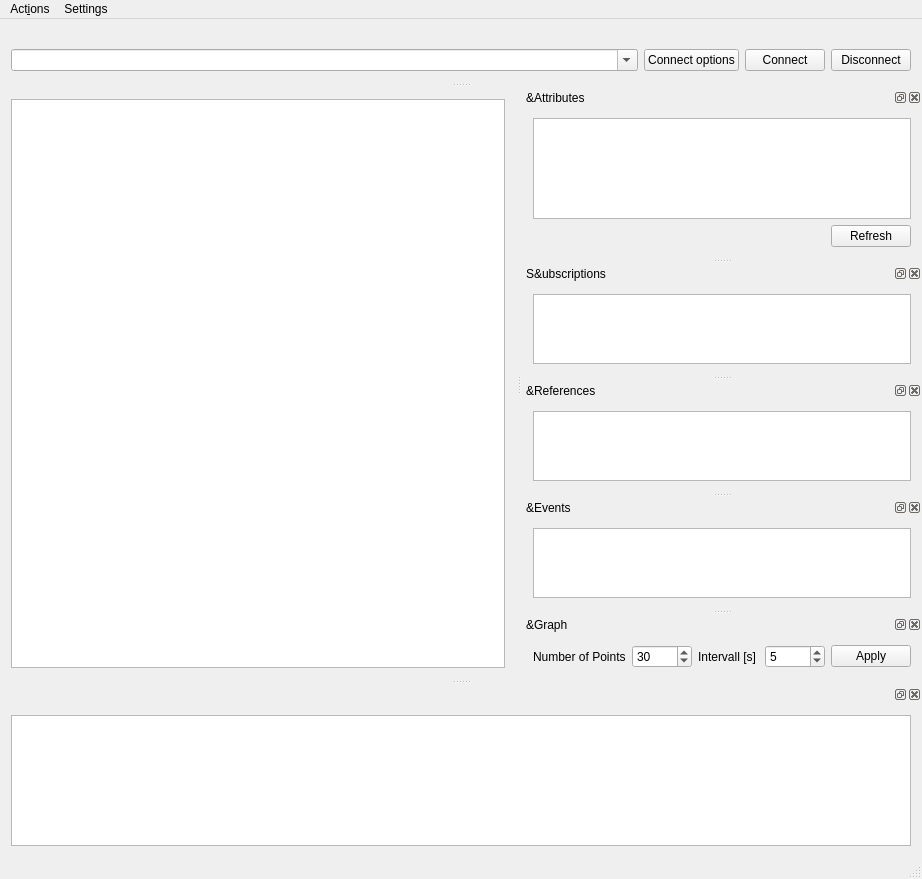
<?xml version="1.0" encoding="UTF-8"?>
<ui version="4.0">
 <class>MainWindow</class>
 <widget class="QMainWindow" name="MainWindow">
  <property name="geometry">
   <rect>
    <x>0</x>
    <y>0</y>
    <width>922</width>
    <height>879</height>
   </rect>
  </property>
  <property name="windowTitle">
   <string>FreeOpcUa Client</string>
  </property>
  <property name="windowIcon">
   <iconset>
    <normaloff>../network.svg</normaloff>../network.svg</iconset>
  </property>
  <widget class="QWidget" name="centralWidget">
   <layout class="QGridLayout" name="gridLayout_2">
    <item row="0" column="0">
     <widget class="QSplitter" name="splitter">
      <property name="sizePolicy">
       <sizepolicy hsizetype="Preferred" vsizetype="Preferred">
        <horstretch>0</horstretch>
        <verstretch>0</verstretch>
       </sizepolicy>
      </property>
      <property name="orientation">
       <enum>Qt::Horizontal</enum>
      </property>
      <widget class="QTreeView" name="treeView">
       <property name="sizePolicy">
        <sizepolicy hsizetype="Fixed" vsizetype="Expanding">
         <horstretch>0</horstretch>
         <verstretch>0</verstretch>
        </sizepolicy>
       </property>
       <property name="focusPolicy">
        <enum>Qt::StrongFocus</enum>
       </property>
       <property name="contextMenuPolicy">
        <enum>Qt::ActionsContextMenu</enum>
       </property>
       <property name="editTriggers">
        <set>QAbstractItemView::NoEditTriggers</set>
       </property>
       <property name="dragEnabled">
        <bool>true</bool>
       </property>
       <property name="dragDropMode">
        <enum>QAbstractItemView::DragOnly</enum>
       </property>
      </widget>
     </widget>
    </item>
   </layout>
  </widget>
  <widget class="QMenuBar" name="menuBar">
   <property name="geometry">
    <rect>
     <x>0</x>
     <y>0</y>
     <width>922</width>
     <height>24</height>
    </rect>
   </property>
   <widget class="QMenu" name="menuOPC_UA_Client">
    <property name="title">
     <string>Act&amp;ions</string>
    </property>
    <addaction name="actionConnect"/>
    <addaction name="actionDisconnect"/>
    <addaction name="actionCopyPath"/>
    <addaction name="actionCopyNodeId"/>
    <addaction name="actionSubscribeDataChange"/>
    <addaction name="actionUnsubscribeDataChange"/>
    <addaction name="actionSubscribeEvent"/>
    <addaction name="actionUnsubscribeEvents"/>
   </widget>
   <widget class="QMenu" name="menuSettings">
    <property name="title">
     <string>Settings</string>
    </property>
    <addaction name="actionDark_Mode"/>
    <addaction name="actionClient_Application_Certificate"/>
    <addaction name="actionSetupDuckDBLogging"/>
   </widget>
   <addaction name="menuOPC_UA_Client"/>
   <addaction name="menuSettings"/>
  </widget>
  <widget class="QStatusBar" name="statusBar"/>
  <widget class="QDockWidget" name="attrDockWidget">
   <property name="sizePolicy">
    <sizepolicy hsizetype="Expanding" vsizetype="Preferred">
     <horstretch>0</horstretch>
     <verstretch>0</verstretch>
    </sizepolicy>
   </property>
   <property name="minimumSize">
    <size>
     <width>400</width>
     <height>170</height>
    </size>
   </property>
   <property name="windowTitle">
    <string>&amp;Attributes</string>
   </property>
   <attribute name="dockWidgetArea">
    <number>2</number>
   </attribute>
   <widget class="QWidget" name="dockWidgetContents">
    <property name="sizePolicy">
     <sizepolicy hsizetype="Expanding" vsizetype="Preferred">
      <horstretch>0</horstretch>
      <verstretch>0</verstretch>
     </sizepolicy>
    </property>
    <property name="minimumSize">
     <size>
      <width>100</width>
      <height>0</height>
     </size>
    </property>
    <layout class="QGridLayout" name="gridLayout_4">
     <item row="0" column="0" colspan="2">
      <widget class="QTreeView" name="attrView">
       <property name="focusPolicy">
        <enum>Qt::StrongFocus</enum>
       </property>
       <property name="sizeAdjustPolicy">
        <enum>QAbstractScrollArea::AdjustToContents</enum>
       </property>
       <property name="editTriggers">
        <set>QAbstractItemView::AllEditTriggers</set>
       </property>
       <property name="showDropIndicator" stdset="0">
        <bool>false</bool>
       </property>
       <property name="textElideMode">
        <enum>Qt::ElideNone</enum>
       </property>
       <property name="autoExpandDelay">
        <number>-1</number>
       </property>
       <property name="indentation">
        <number>18</number>
       </property>
       <property name="sortingEnabled">
        <bool>true</bool>
       </property>
       <property name="wordWrap">
        <bool>true</bool>
       </property>
      </widget>
     </item>
     <item row="1" column="0">
      <spacer name="horizontalSpacer">
       <property name="orientation">
        <enum>Qt::Horizontal</enum>
       </property>
       <property name="sizeHint" stdset="0">
        <size>
         <width>40</width>
         <height>20</height>
        </size>
       </property>
      </spacer>
     </item>
     <item row="1" column="1">
      <widget class="QPushButton" name="attrRefreshButton">
       <property name="text">
        <string>Refresh</string>
       </property>
      </widget>
     </item>
    </layout>
   </widget>
  </widget>
  <widget class="QDockWidget" name="addrDockWidget">
   <property name="sizePolicy">
    <sizepolicy hsizetype="Preferred" vsizetype="Minimum">
     <horstretch>0</horstretch>
     <verstretch>0</verstretch>
    </sizepolicy>
   </property>
   <property name="features">
    <set>QDockWidget::NoDockWidgetFeatures</set>
   </property>
   <property name="allowedAreas">
    <set>Qt::TopDockWidgetArea</set>
   </property>
   <attribute name="dockWidgetArea">
    <number>4</number>
   </attribute>
   <widget class="QWidget" name="dockWidgetContents_2">
    <property name="sizePolicy">
     <sizepolicy hsizetype="Expanding" vsizetype="Preferred">
      <horstretch>0</horstretch>
      <verstretch>0</verstretch>
     </sizepolicy>
    </property>
    <layout class="QGridLayout" name="gridLayout">
     <item row="1" column="4">
      <widget class="QPushButton" name="connectButton">
       <property name="focusPolicy">
        <enum>Qt::StrongFocus</enum>
       </property>
       <property name="text">
        <string>Connect</string>
       </property>
      </widget>
     </item>
     <item row="1" column="5">
      <widget class="QPushButton" name="disconnectButton">
       <property name="focusPolicy">
        <enum>Qt::StrongFocus</enum>
       </property>
       <property name="text">
        <string>Disconnect</string>
       </property>
      </widget>
     </item>
     <item row="1" column="2">
      <widget class="QComboBox" name="addrComboBox">
       <property name="sizePolicy">
        <sizepolicy hsizetype="Expanding" vsizetype="Fixed">
         <horstretch>0</horstretch>
         <verstretch>0</verstretch>
        </sizepolicy>
       </property>
       <property name="editable">
        <bool>true</bool>
       </property>
       <property name="insertPolicy">
        <enum>QComboBox::InsertAtTop</enum>
       </property>
      </widget>
     </item>
     <item row="1" column="3">
      <widget class="QPushButton" name="connectOptionButton">
       <property name="focusPolicy">
        <enum>Qt::StrongFocus</enum>
       </property>
       <property name="text">
        <string>Connect options</string>
       </property>
      </widget>
     </item>
    </layout>
   </widget>
  </widget>
  <widget class="QDockWidget" name="subDockWidget">
   <property name="sizePolicy">
    <sizepolicy hsizetype="Expanding" vsizetype="Preferred">
     <horstretch>0</horstretch>
     <verstretch>0</verstretch>
    </sizepolicy>
   </property>
   <property name="windowTitle">
    <string>S&amp;ubscriptions</string>
   </property>
   <attribute name="dockWidgetArea">
    <number>2</number>
   </attribute>
   <widget class="QWidget" name="dockWidgetContents_3">
    <property name="sizePolicy">
     <sizepolicy hsizetype="Expanding" vsizetype="Preferred">
      <horstretch>0</horstretch>
      <verstretch>0</verstretch>
     </sizepolicy>
    </property>
    <layout class="QGridLayout" name="gridLayout_3">
     <item row="0" column="0">
      <widget class="QTableView" name="subView">
       <property name="focusPolicy">
        <enum>Qt::StrongFocus</enum>
       </property>
       <property name="acceptDrops">
        <bool>true</bool>
       </property>
       <property name="sizeAdjustPolicy">
        <enum>QAbstractScrollArea::AdjustToContents</enum>
       </property>
       <property name="editTriggers">
        <set>QAbstractItemView::NoEditTriggers</set>
       </property>
       <property name="tabKeyNavigation">
        <bool>false</bool>
       </property>
       <property name="dragDropOverwriteMode">
        <bool>false</bool>
       </property>
       <property name="dragDropMode">
        <enum>QAbstractItemView::DropOnly</enum>
       </property>
      </widget>
     </item>
    </layout>
   </widget>
  </widget>
  <widget class="QDockWidget" name="refDockWidget">
   <property name="sizePolicy">
    <sizepolicy hsizetype="Expanding" vsizetype="Preferred">
     <horstretch>0</horstretch>
     <verstretch>0</verstretch>
    </sizepolicy>
   </property>
   <property name="windowTitle">
    <string>&amp;References</string>
   </property>
   <attribute name="dockWidgetArea">
    <number>2</number>
   </attribute>
   <widget class="QWidget" name="dockWidgetContents_4">
    <property name="sizePolicy">
     <sizepolicy hsizetype="Expanding" vsizetype="Preferred">
      <horstretch>0</horstretch>
      <verstretch>0</verstretch>
     </sizepolicy>
    </property>
    <layout class="QVBoxLayout" name="verticalLayout_2">
     <item>
      <widget class="QTableView" name="refView">
       <property name="focusPolicy">
        <enum>Qt::StrongFocus</enum>
       </property>
       <property name="editTriggers">
        <set>QAbstractItemView::NoEditTriggers</set>
       </property>
       <property name="tabKeyNavigation">
        <bool>false</bool>
       </property>
      </widget>
     </item>
    </layout>
   </widget>
  </widget>
  <widget class="QDockWidget" name="evDockWidget">
   <property name="sizePolicy">
    <sizepolicy hsizetype="Expanding" vsizetype="Preferred">
     <horstretch>0</horstretch>
     <verstretch>0</verstretch>
    </sizepolicy>
   </property>
   <property name="windowTitle">
    <string>&amp;Events</string>
   </property>
   <attribute name="dockWidgetArea">
    <number>2</number>
   </attribute>
   <widget class="QWidget" name="dockWidgetContents_5">
    <layout class="QGridLayout" name="gridLayout_5">
     <item row="0" column="0">
      <widget class="QListView" name="evView">
       <property name="focusPolicy">
        <enum>Qt::StrongFocus</enum>
       </property>
       <property name="acceptDrops">
        <bool>true</bool>
       </property>
       <property name="editTriggers">
        <set>QAbstractItemView::NoEditTriggers</set>
       </property>
       <property name="dragDropMode">
        <enum>QAbstractItemView::DropOnly</enum>
       </property>
      </widget>
     </item>
    </layout>
   </widget>
  </widget>
  <widget class="QDockWidget" name="logDockWidget_2">
   <attribute name="dockWidgetArea">
    <number>8</number>
   </attribute>
   <widget class="QWidget" name="dockWidgetContents_7">
    <layout class="QGridLayout" name="gridLayout_6">
     <item row="0" column="0">
      <widget class="QTextEdit" name="logTextEdit">
       <property name="focusPolicy">
        <enum>Qt::StrongFocus</enum>
       </property>
       <property name="tabChangesFocus">
        <bool>true</bool>
       </property>
       <property name="readOnly">
        <bool>false</bool>
       </property>
      </widget>
     </item>
    </layout>
   </widget>
  </widget>
  <widget class="QDockWidget" name="graphDockWidget">
   <property name="windowTitle">
    <string>&amp;Graph</string>
   </property>
   <attribute name="dockWidgetArea">
    <number>2</number>
   </attribute>
   <widget class="QWidget" name="dockWidgetContents_6">
    <layout class="QGridLayout" name="gridLayout_7">
     <item row="0" column="0">
      <layout class="QVBoxLayout" name="graphLayout">
       <item>
        <layout class="QHBoxLayout" name="horizontalLayout">
         <item>
          <widget class="QLabel" name="labelNumberOfPoints">
           <property name="text">
            <string>Number of Points</string>
           </property>
          </widget>
         </item>
         <item>
          <widget class="QSpinBox" name="spinBoxNumberOfPoints">
           <property name="minimum">
            <number>10</number>
           </property>
           <property name="maximum">
            <number>100</number>
           </property>
           <property name="value">
            <number>30</number>
           </property>
          </widget>
         </item>
         <item>
          <widget class="QLabel" name="labelIntervall">
           <property name="text">
            <string>Intervall [s]</string>
           </property>
          </widget>
         </item>
         <item>
          <widget class="QSpinBox" name="spinBoxIntervall">
           <property name="minimum">
            <number>1</number>
           </property>
           <property name="maximum">
            <number>3600</number>
           </property>
           <property name="value">
            <number>5</number>
           </property>
          </widget>
         </item>
         <item>
          <widget class="QPushButton" name="buttonApply">
           <property name="text">
            <string>Apply</string>
           </property>
          </widget>
         </item>
        </layout>
       </item>
      </layout>
     </item>
    </layout>
   </widget>
  </widget>
  <action name="actionConnect">
   <property name="text">
    <string>&amp;Connect</string>
   </property>
  </action>
  <action name="actionDisconnect">
   <property name="text">
    <string>&amp;Disconnect</string>
   </property>
   <property name="toolTip">
    <string>Disconnect from server</string>
   </property>
  </action>
  <action name="actionSetupDuckDBLogging">
 <property name="text">
  <string>Setup DuckDB Logging</string>
 </property>
 <property name="toolTip">
  <string>Configure DuckDB logging settings</string>
 </property>
</action>
  <action name="actionSubscribeDataChange">
   <property name="text">
    <string>&amp;Subscribe to data change</string>
   </property>
   <property name="toolTip">
    <string>Subscribe to data change from selected node</string>
   </property>
  </action>
  <action name="actionUnsubscribeDataChange">
   <property name="text">
    <string>&amp;Unsubscribe to DataChange</string>
   </property>
   <property name="toolTip">
    <string>Unsubscribe to DataChange for current node</string>
   </property>
  </action>
  <action name="actionSubscribeEvent">
   <property name="text">
    <string>Subscribe to &amp;events</string>
   </property>
   <property name="toolTip">
    <string>Subscribe to events from selected node</string>
   </property>
  </action>
  <action name="actionUnsubscribeEvents">
   <property name="text">
    <string>U&amp;nsubscribe to Events</string>
   </property>
   <property name="toolTip">
    <string>Unsubscribe to Events from current node</string>
   </property>
  </action>
  <action name="actionCopyPath">
   <property name="text">
    <string>Copy &amp;Path</string>
   </property>
   <property name="toolTip">
    <string>Copy path to node to clipboard</string>
   </property>
  </action>
  <action name="actionCopyNodeId">
   <property name="text">
    <string>C&amp;opy NodeId</string>
   </property>
   <property name="toolTip">
    <string>Copy NodeId to clipboard</string>
   </property>
  </action>
  <action name="actionAddToGraph">
   <property name="text">
    <string>Add to &amp;Graph</string>
   </property>
   <property name="toolTip">
    <string>Add this node to the graph</string>
   </property>
   <property name="shortcut">
    <string>Ctrl+G</string>
   </property>
  </action>
  <action name="actionRemoveFromGraph">
   <property name="text">
    <string>Remove from Graph</string>
   </property>
   <property name="toolTip">
    <string>Remove this node from the graph</string>
   </property>
   <property name="shortcut">
    <string>Ctrl+Shift+G</string>
   </property>
  </action>
  <action name="actionCall">
   <property name="text">
    <string>Call</string>
   </property>
   <property name="toolTip">
    <string>Call Ua Method</string>
   </property>
  </action>
  <action name="actionDark_Mode">
   <property name="checkable">
    <bool>true</bool>
   </property>
   <property name="text">
    <string>Dark Mode</string>
   </property>
   <property name="statusTip">
    <string>Enables Dark Mode Theme</string>
   </property>
  </action>
  <action name="actionClient_Application_Certificate">
   <property name="text">
    <string>Client Application Certificate</string>
   </property>
  </action>
 </widget>
 <layoutdefault spacing="6" margin="11"/>
 <tabstops>
  <tabstop>addrComboBox</tabstop>
  <tabstop>connectOptionButton</tabstop>
  <tabstop>connectButton</tabstop>
  <tabstop>disconnectButton</tabstop>
  <tabstop>treeView</tabstop>
  <tabstop>attrView</tabstop>
  <tabstop>attrRefreshButton</tabstop>
  <tabstop>subView</tabstop>
  <tabstop>refView</tabstop>
  <tabstop>evView</tabstop>
  <tabstop>spinBoxNumberOfPoints</tabstop>
  <tabstop>spinBoxIntervall</tabstop>
  <tabstop>buttonApply</tabstop>
  <tabstop>logTextEdit</tabstop>
 </tabstops>
 <resources/>
 <connections/>
</ui>
